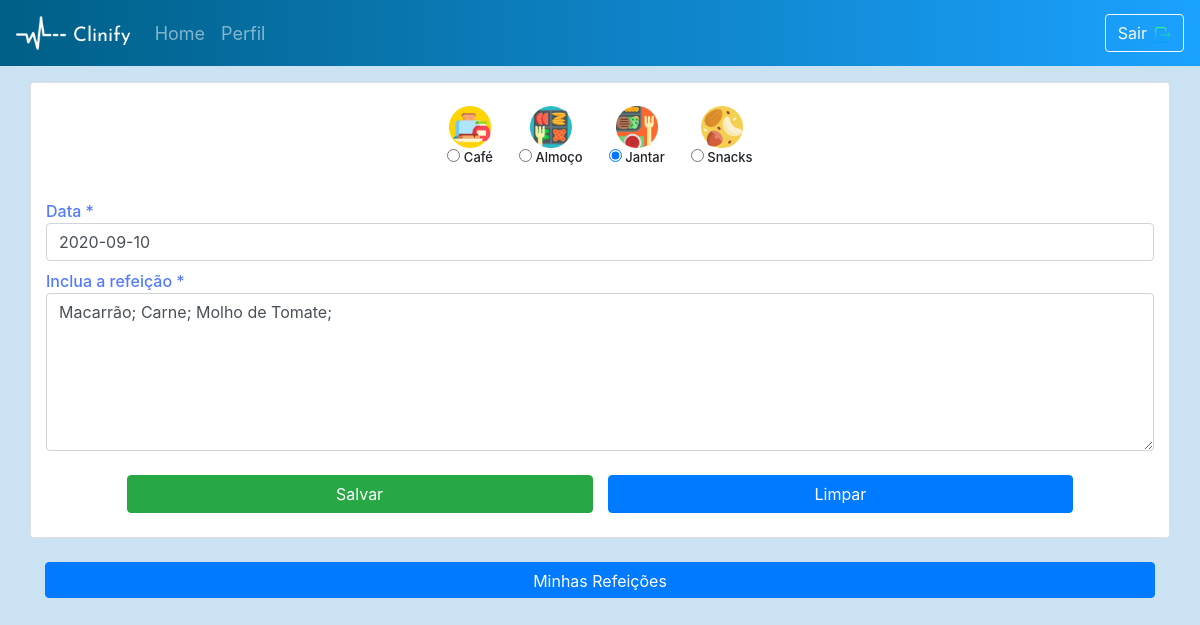
/Templates/diet/update/18/macarrao-carne-molho-de-tomate/ (signed in), run on the app's committed database.
### server_app/models.py (models this page shows, shortened)
class UserDiet(models.Model):
    CHOICE = (('Café', 'Café'), ('Almoço', 'Almoço'), ('Jantar', 'Jantar'), ('Snacks', 'Snacks'))
    user            = models.ForeignKey(User, on_delete=models.CASCADE)
    diet_include    = models.TextField(max_length=500)
    diet_date_diet  = models.DateField()
    meal            = models.CharField(null=False, max_length=10, default=None, choices=CHOICE)
    slug            = models.SlugField(default='slug')
    objects = models.Manager()

### server_app/views.py (the view, shortened to what this page needs)
# urls.py: url(r'^diet/update/(?P<pk>[0-9]+)/(?P<slug>[-\w\d]+)/$', DietUpdateView.as_view(), name='diet'),
@method_decorator(login_required(login_url="intro"), name='dispatch')
class DietUpdateView(UpdateView):  ### UPDATE
    template_name = "diet.html"
    model = UserDiet
    form_class = DietForm

### server_app/forms.py
class DietForm(forms.ModelForm):
    class Meta:
        model = UserDiet
        fields = ['diet_include', 'diet_date_diet', 'meal']
        widgets = {'meal': forms.RadioSelect}
    def __init__(self, *args, **kwargs):
        super(DietForm, self).__init__(*args, **kwargs)
        self.fields['diet_include'].widget.attrs.update({'class': 'form-control', 'required': '', 'aria-label': 'With textarea', 'rows':6})
        self.fields['diet_date_diet'].widget.attrs.update({'placeholder': 'AAAA-MM-DD', 'class': 'form-control', 'id': 'datepicker5', 'required': ''})

### Templates/diet.html (shortened to what this page needs)
<!DOCTYPE html>
{% extends 'base.html' %}
    {% block content %}
        {% load static %}
        <link rel="stylesheet" href="https://cdnjs.cloudflare.com/ajax/libs/datepicker/0.6.5/datepicker.min.css" />
    </head>
    <body class="diet-screen">
        <nav class="navbar navbar-expand-md navbar-dark">
            <img class="nav-icon" src="{% static 'images\heartbeat-logo-144.png' %}">
            <a class="navbar-brand" href="https://fonts.googleapis.com/css?family=Josefin+Sans:600&display=swap" rel="stylesheet">Clinify</a>
            <div class="collapse navbar-collapse" id="navbarSupportedContent">
                <ul class="navbar-nav mr-auto">
                    <a class="nav-link" href="{% url 'home' %}">Home</a>
                    <a class="nav-link" href="{% url 'temp:profile' %}">Perfil</a>
                </ul>
                <form class="form-inline" method="POST">
                    <a href="#" data-toggle="modal" data-target="#myModal"><button class="btn btn-outline-light btn-auto">Sair<img class="pl-2" src="{% static 'images/logout.png' %}"></button></a>
                </form>
            </div>
        </nav>
        <section class="container-fluid">
            <div class="card container mt-3">
                <form method="POST">
                    <div class="row mt-3 justify-content-center">
                        <button class="btn">
                            <img class="diet-icons" src="{% static 'images\breakfast.png' %}">
                            <div class="diet-subt"><p>{{form.meal.0}}</p></div>
                        </button>
                        <button class="btn">
                            <img class="diet-icons" src="{% static 'images\lunch.png' %}">
                            <div class="diet-subt"><p>{{form.meal.1}}</p></div>
                        </button>
                        <button class="btn">
                            <img class="diet-icons" src="{% static 'images\dinner.png' %}">
                            <div class="diet-subt"><p>{{form.meal.2}}</p></div>
                        </button>
                        <button class="btn">
                            <img class="diet-icons" src="{% static 'images\nut.png' %}">
                            <div class="diet-subt"><p>{{form.meal.3}}</p></div>
                        </button>
                    </div>
                    <label class="lbl2">Data *</label>
                    {{ form.diet_date_diet }}
                    <label class="lbl2 mt-2">Inclua a refeição *</label>
                    {{ form.diet_include }}
                    <div class="mt-4 mb-4 form-row justify-content-center">
                        <button type="submit" class="btn btn-success col-5">Salvar</button>
                        <span style="width: 15px"></span>
                        <input type="reset" value="Limpar" class="btn btn-primary col-5">
                    </div>
                </form>
            </div>
            <div class="container">
                <a href="{% url 'temp:diet_list' %}" type="submit" class="btn btn-primary col-12 mt-4 pb-1">Minhas Refeições</a>
            </div>
        </section>
    {% endblock %}

### static/css/screens.css (style rules this page uses)
.intro-screen, .signup-screen, .forgpassword-screen, .navbar { background: linear-gradient(90deg, rgba(0,95,134,100) 0%, rgba(27,162,255,100)100%); }
.navbar-brand { padding-left: 7px; margin-top: 6px; font-size: x-large; color: white; font-family: 'Josefin Sans', sans-serif; }
.nav-icon { height: 50px; width: 50px; }
.msg-text, .profile-screen, .edit-profile, .medication-screen, .diet-screen, .appointment-screen, .exercise-screen, .home-screen, .stresslevel-screen { background-color: rgb(202, 226, 241); }
.diet-icons { height: 42px; }
.nav-link { color: white; font-size: 18px; }
.diet-subt { font-size: small; font-weight: 500; }
.lbl1, .lbl2, .exerc { margin-bottom: -8px; font-weight: 500; }
.th, .lbl2 { font-size: medium; }
.aster, .lbl2, .lbl3, .badge-exerc { color: rgb(83, 123, 255) }

### data on the page
UserDiet: meal "☐ Café", meal "☐ Almoço", meal "☑ Jantar", meal "☐ Snacks", diet_date_diet "2020-09-10", diet_include "Macarrão; Carne; Molho de Tomate;"
